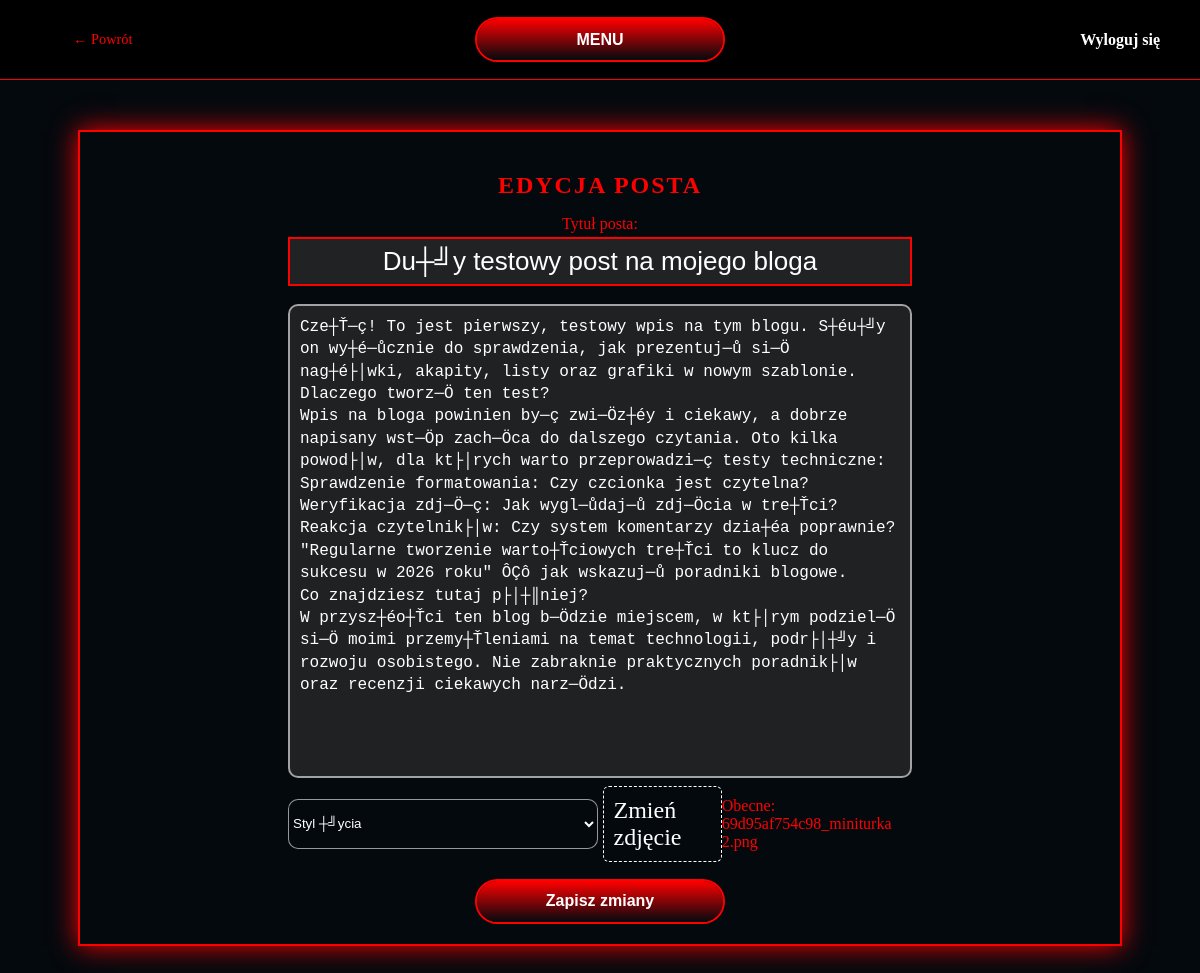
/serwerPHP/strony-php/edit_post.php?id=11 (signed in), run on the app's committed database.
### tables this page shows
CREATE TABLE `posts` (
  `id` int NOT NULL AUTO_INCREMENT,
  `title` varchar(255) NOT NULL,
  `content` text NOT NULL,
  `author_id` int NOT NULL,
  `category_id` int NOT NULL,
  `image` varchar(255) NOT NULL,
  `data` timestamp NOT NULL DEFAULT CURRENT_TIMESTAMP,
  PRIMARY KEY (`id`),
  KEY `author_id` (`author_id`),
  KEY `category_id` (`category_id`),
  CONSTRAINT `posts_ibfk_1` FOREIGN KEY (`author_id`) REFERENCES `users` (`id`) ON DELETE CASCADE ON UPDATE CASCADE,
  CONSTRAINT `posts_ibfk_2` FOREIGN KEY (`category_id`) REFERENCES `categories` (`id`) ON UPDATE CASCADE
);

CREATE TABLE `categories` (
  `id` int NOT NULL AUTO_INCREMENT,
  `name` varchar(50) NOT NULL,
  PRIMARY KEY (`id`),
  UNIQUE KEY `name` (`name`)
);

### serwerPHP/skrypty-php/database.php (called while the page is built, shortened)
<?php
class Database {
    private string $servername = 'db_mysql';
    private string $dbName = 'paikw_database';
    private string $username = 'root';
    private string $password = 'root';
    private PDO $conn;
    private function connect() {
        try {
            $dsn = "mysql:host={$this->servername};dbname={$this->dbName}";
            $this->conn = new PDO($dsn, $this->username, $this->password);
            $this->conn->setAttribute(PDO::ATTR_ERRMODE, PDO::ERRMODE_EXCEPTION);
        } catch (PDOException $e) {
            exit('Database connection failed! ' . $e->getMessage());
        }
    }
    public function getCategories(): array
    {
        $sql = 'SELECT * FROM categories ORDER BY name ASC';
        $stmt = $this->conn->prepare($sql);
        $stmt->execute();
        return $stmt->fetchAll(PDO::FETCH_ASSOC);
    }
    public function getPostById($id) {
        $sql = "SELECT p.*, u.username as user_name, c.name as category_name, u.id AS user_id, u.avatar AS user_avatar,
                (SELECT COUNT(*) FROM ratings WHERE post_id = p.id AND rating_type = 'like') as likes_count,
                (SELECT COUNT(*) FROM ratings WHERE post_id = p.id AND rating_type = 'dislike') as dislikes_count
                FROM posts p
                JOIN users u ON p.author_id = u.id
                JOIN categories c ON p.category_id = c.id
                WHERE p.id = ?";
        $stmt = $this->conn->prepare($sql);
        $stmt->execute([$id]);
        return $stmt->fetch(PDO::FETCH_ASSOC);
    }
}

### serwerPHP/strony-php/edit_post.php (the view, shortened to what this page needs)
<?php
require_once '../skrypty-php/database.php';
$db = new Database();
$postId = $_GET['id'] ?? null;
$post = $db->getPostById($postId);
$categories = $db->getCategories();
?>
<!DOCTYPE html>
<html lang="pl">
<head>
    <link rel="stylesheet" href="../inne/main_style.css">
    <link rel="stylesheet" href="../inne/add_post_style.css">
</head>
<body>
    <nav class="navbar">
        <div class="nav-left">
            <a href="javascript:history.back()" class="back-link-nav" style="margin-left: 20px; text-decoration: none; color: var(--MAIN);">← Powrót</a>
        </div>
        <div class="nav-center">
            <a href="../strony-php/main.php">
                <button type="button" class="epicbtn">MENU</button>
            </a>
        </div>
        <div class="nav-content">
            <?php if (isset($_SESSION['logged_in'])): ?>
                <a href="../skrypty-php/logout.php" class="logout-link">Wyloguj się</a>
            <?php endif; ?>
        </div>
    </nav>
    <div class="addpost-contair">
        <h2 style="color: var(--MAIN); text-align: center; margin-bottom: 30px; text-transform: uppercase; letter-spacing: 2px;">Edycja posta</h2>
        <form action="../skrypty-php/update_post.php" method="post" enctype="multipart/form-data">
            <div class="input_box">
                <input type="text" name="title" required value="<?= htmlspecialchars($post['title']) ?>">
                <label class="labelfortitle"> Tytuł posta:</label>
            </div>
            <div class="input_box textarea_wrapper">
                <textarea name="content" placeholder="Treść posta..."><?= htmlspecialchars($post['content']) ?></textarea>
            </div>
            <div class="row-container">
                <div class="input_box">
                    <select name="category_id" class="epic-select">
                        <?php foreach ($categories as $category): ?>
                            <option value="<?= $category['id'] ?>" <?= ($post['category_id'] == $category['id']) ? 'selected' : '' ?>>
                                <?= htmlspecialchars($category['name']) ?>
                            </option>
                        <?php endforeach; ?>
                    </select>
                </div>
                <div class="input_box file_wrapper">
                    <label class="forLabel" for="file_upload"> Zmień zdjęcie </label>
                    <span class="chosefile_name" id="file-name">
                        <?= !empty($post['image']) ? 'Obecne: ' . basename($post['image']) : 'Brak zdjęcia' ?>
                    </span>
                </div>
            </div>
            <div class="input_box">
                <button type="submit" class="epicbtn">Zapisz zmiany</button>
            </div>
        </form>
    </div>
</body>
</html>

### serwerPHP/inne/main_style.css (style rules this page uses)
body { margin: 0; padding: 0; display: block; min-height: 100vh; background: var(--BACKGROUND); color: var(--LETTERS); overflow-x: hidden; }
.navbar { width: 100%; height: 80px; box-sizing: border-box; display: flex; align-items: center; justify-content: space-between; padding: 0 40px; background: var(--navibar); border-bottom: 1px solid var(--MAIN); margin-bottom: 50px; }
.nav-left, .nav-center, .nav-content { flex: 1; display: flex; align-items: center; }
.nav-left { justify-content: flex-start; }
.nav-center { justify-content: center; }
.nav-content { justify-content: flex-end; }
.back-link-nav { color: #888; text-decoration: none; font-size: 0.9rem; font-weight: 500; transition: all 0.3s ease; padding: 8px 12px; border-radius: 5px; border: 1px solid transparent; white-space: nowrap; }
.logout-link { color: var(--LETTERS); text-decoration: none; font-weight: 600; transition: 0.3s; }
.epicbtn { position: relative; width: 250px; height: 45px; background: transparent; border: 2px solid var(--MAIN); outline: none; border-radius: 40px; cursor: pointer; font-size: 16px; color: var(--LETTERS); font-weight: 600; z-index: 1; overflow: hidden; }
.epicbtn::before { content: ''; position: absolute; top: -100%; left: 0; width: 100%; height: 300%; background: linear-gradient(var(--BACKGROUND), var(--MAIN), var(--BACKGROUND), var(--MAIN)); z-index: -1; transition: .5s; }

### serwerPHP/inne/add_post_style.css (style rules this page uses)
.addpost-contair { width: 1000px; max-width: 95%; height: auto; min-height: 500px; display: flex; flex-direction: column; align-items: center; margin: 50px auto; background: transparent; border: 2px solid var(--MAIN); box-shadow: 0 0 25px var(--MAIN); overflow: hidden; padding: 20px; }
.addpost-contair .input_box { width: 100%; height: 25px; display: flex; align-items: center; position: relative; justify-content: center; padding-top: 20px; padding-bottom: 10px; }
.input_box input { width: 600px; height: 100%; background: var(--backgroundArea); outline: none; border: 2px solid var(--obwodArea); text-align: center; padding: 10px; font-size: 26px; color: var(--LETTERS); transition: .5s; }
.input_box input:focus, .input_box input:valid { border-color: var(--MAIN); }
.input_box .labelfortitle { position: absolute; top: 50%; text-align: center; transform: translateY(-50%); font-size: 16px; color: var(--LETTERS); pointer-events: none; transition: .5s; }
.input_box input:focus ~ .labelfortitle, .input_box input:valid ~ .labelfortitle { top: -5px; color: var(--MAIN); }
.addpost-contair .input_box.textarea_wrapper { height: 450px; min-height: 150px; padding-bottom: 25px; align-items: stretch; }
.input_box textarea { background-color: var(--backgroundArea); color: var(--LETTERS); padding: 10px; border-radius: 10px; border: 2px solid var(--obwodArea); outline: none; font-family: 'Courier New', Courier, monospace; font-size: 16px; line-height: 1.4; width: 100%; height: 100%; resize: none; }
.row-container { display: flex; justify-content: space-between; align-items: center; width: 100%; gap: 5px; margin-top: 10px; margin-bottom: 10px; }
.row-container .input_box { flex: 1; width: auto; padding: 10px 0; height: 50px; }
.epic-select { width: 100%; height: 100%; background: var(--BACKGROUND); color: var(--LETTERS); border-radius: 10px; border-color: var(--obwodArea); }
select option { background-color: var(--BACKGROUND); color: var(--LETTERS); border-radius: 10px; }
.file_wrapper .forLabel { height: 100; width: 100; border-radius: 6px; border: 1px dashed var(--LETTERS); color: var(--LETTERS); font-size: 24px; padding: 10px; pointer-events: auto; position: static; transform: none; display: inline-block; }
.chosefile_name { color: var(--MAIN); font-size: 16px; }

### serwerPHP/inne/colors.css (style rules this page uses)
:root { --BACKGROUND: #04090e; --MAIN: #ff0000; --LETTERS: #fff; --underline-color: #ffffff; --icon_Color: #fff; --navibar:#000000; --literyerror: #ff0000; --tloerror: rgba(255, 0, 0, 0.1); --literysucces: #09ff00; --tlosuccess: rgba(7, 201, 36, 0.18); --backgroundArea: #34343494; --obwodArea: #ffffff94; --borderBotomCol:#8c03038c; --like: #00ff33; --dislike: #ff0000; --arekomnarza: rgba(255, 255, 255, 0.03); --lightarekomnarza: rgba(255, 255, 255, 0.1); --autorname: #ff0000; --tlox:#444444; --kolorx:#000000; --aktywnetlox: #ff4444; --aktywnykolorx: #ffffff; }

### data on the page
posts: title "Du┼╝y testowy post na mojego bloga", content "Cze┼Ť─ç! To jest pierwszy, testowy wpis na tym blogu. S┼éu┼╝y on wy┼é─ůcznie do sprawdzenia, jak prezentuj─ů si─Ö nag┼é├│wki, akapity, listy oraz grafiki w nowym szablonie. Dlaczego tworz─Ö ten test? Wpis na bloga powinien by─ç zwi─Öz┼éy i ciekawy, a dobrze napisany wst─Öp zach─Öca do dalszego czytania. Oto kilka powod├│w, dla kt├│rych warto przeprowadzi─ç testy techniczne: Sprawdzenie formatowania: Czy czcionka jest czytelna? Weryfikacja zdj─Ö─ç: Jak wygl─ůdaj─ů zdj─Öcia w tre┼Ťci? Reakcja czytelnik├│w: Czy system komentarzy dzia┼éa poprawnie? \"Regularne tworzenie warto┼Ťciowych tre┼Ťci to klucz do sukcesu w 2026 roku\" ÔÇô jak wskazuj─ů poradniki blogowe. Co znajdziesz tutaj p├│┼║niej? W…", category_id "Styl ┼╝ycia", image "69d95af754c98_miniturka 2.png"
